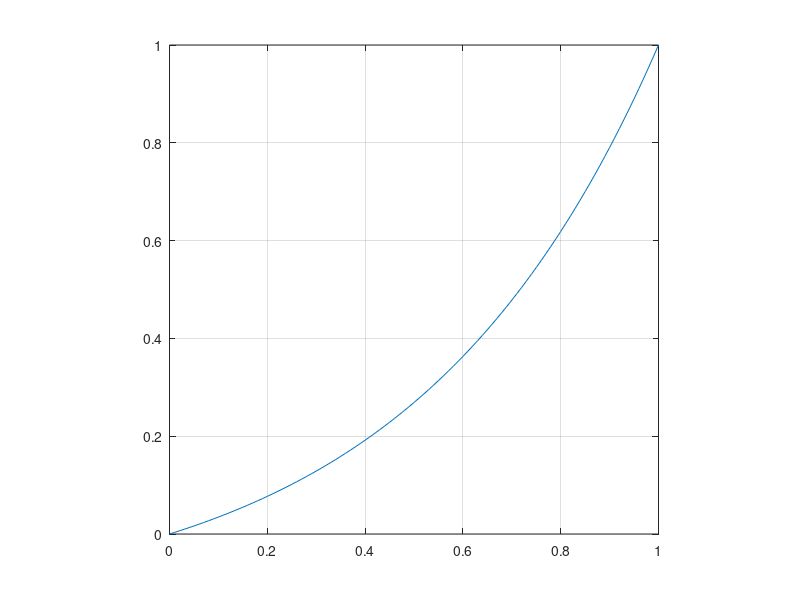

This figure's MATLAB source:
close all
% a = -1;

a =2;
x = 0:0.01:1;
y = (exp(a*x)-1)/(exp(a)-1);

% l = 1;
% x0 = 1;
% y = ( (1-(x-x0))/l).^a;
figure, plot(x,y),grid on
xlim([0,1])
ylim([0,1])
axis equal